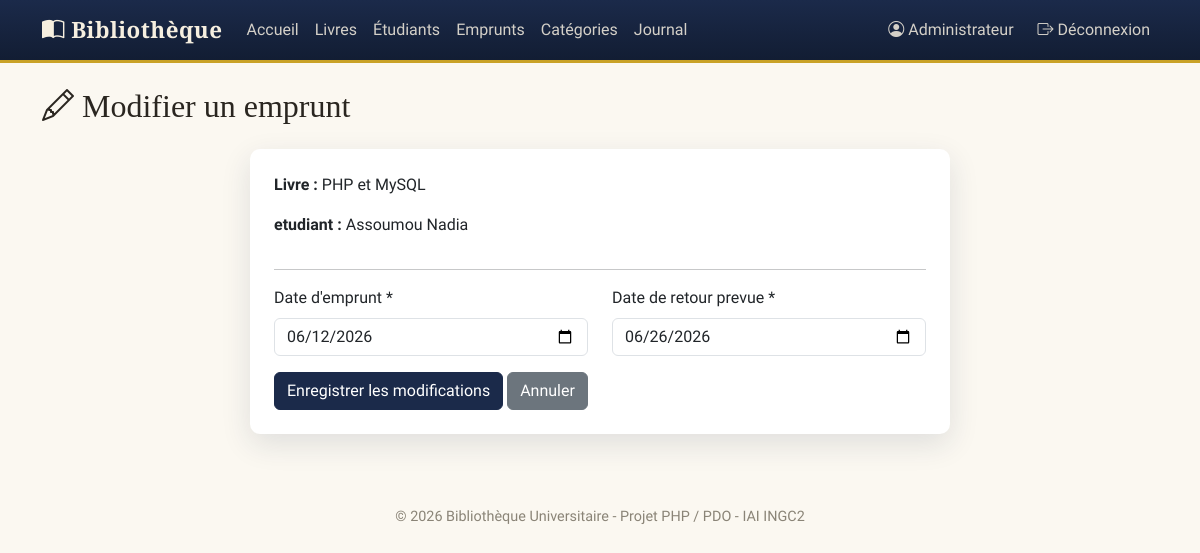
The app's page /views/emprunts/modifier.php?id=10 (signed in) with its own data.
### tables this page shows
CREATE TABLE emprunts (
    id INT AUTO_INCREMENT PRIMARY KEY,
    id_livre INT NOT NULL,
    id_etudiant INT NOT NULL,
    date_emprunt DATE NOT NULL,
    date_retour_prevue DATE NOT NULL,
    date_retour DATE NULL,
    statut VARCHAR(20) NOT NULL DEFAULT 'En cours',
    FOREIGN KEY (id_livre) REFERENCES livres(id),
    FOREIGN KEY (id_etudiant) REFERENCES etudiants(id)
);

CREATE TABLE livres (
    id INT AUTO_INCREMENT PRIMARY KEY,
    titre VARCHAR(150) NOT NULL,
    auteur VARCHAR(100) NOT NULL,
    isbn VARCHAR(20),
    annee INT,
    quantite INT NOT NULL DEFAULT 0,
    id_categorie INT NULL,
    couverture VARCHAR(255) NULL,
    FOREIGN KEY (id_categorie) REFERENCES categories(id)
);

CREATE TABLE etudiants (
    id INT AUTO_INCREMENT PRIMARY KEY,
    nom VARCHAR(50) NOT NULL,
    prenom VARCHAR(50) NOT NULL,
    email VARCHAR(100),
    telephone VARCHAR(30),
    filiere VARCHAR(100)
);

### models/emprunts.php (called while the page is built, shortened)
<?php
function db_emprunt_requete_base(): string
{
    return 'SELECT emprunts.*, livres.titre AS livre_titre,
                   etudiants.nom AS etudiant_nom, etudiants.prenom AS etudiant_prenom
            FROM emprunts
            INNER JOIN livres ON emprunts.id_livre = livres.id
            INNER JOIN etudiants ON emprunts.id_etudiant = etudiants.id';
}
function db_emprunt_trouver(int $id)
{
    $pdo = get_pdo();
    $sql = db_emprunt_requete_base() . ' WHERE emprunts.id = :id LIMIT 1';
    $stmt = $pdo->prepare($sql);
    $stmt->bindValue(':id', $id, PDO::PARAM_INT);
    $stmt->execute();
    return $stmt->fetch();
}

### config/helpers.php (called while the page is built, shortened)
<?php
function e(?string $valeur): string
{
    return htmlspecialchars($valeur ?? '', ENT_QUOTES, 'UTF-8');
}

### views/emprunts/modifier.php (the view, shortened to what this page needs)
<?php
require_once __DIR__ . '/../../config/helpers.php';
require_once __DIR__ . '/../../controllers/emprunts.php';
$id = filter_var($_GET['id'] ?? '', FILTER_VALIDATE_INT);
$emprunt = db_emprunt_trouver($id);
$valeurs = [
    'date_emprunt'       => $emprunt['date_emprunt'],
    'date_retour_prevue' => $emprunt['date_retour_prevue'],
];
require __DIR__ . '/../_header.php';
?>
<h2 class="mb-4"><i class="bi bi-pencil"></i> Modifier un emprunt</h2>
<div class="card p-4 mx-auto" style="max-width: 700px;">
    <p><strong>Livre :</strong> <?php echo e($emprunt['livre_titre']); ?></p>
    <p><strong>etudiant :</strong> <?php echo e($emprunt['etudiant_nom'] . ' ' . $emprunt['etudiant_prenom']); ?></p>
    <hr>
    <form method="POST" novalidate>
        <div class="row">
            <div class="col-md-6 mb-3">
                <label class="form-label">Date d'emprunt *</label>
                <input type="date" name="date_emprunt" class="form-control" required
                       value="<?php echo e($valeurs['date_emprunt']); ?>">
            </div>
            <div class="col-md-6 mb-3">
                <label class="form-label">Date de retour prevue *</label>
                <input type="date" name="date_retour_prevue" class="form-control" required
                       value="<?php echo e($valeurs['date_retour_prevue']); ?>">
            </div>
        </div>
        <button type="submit" class="btn btn-primary">Enregistrer les modifications</button>
        <a href="liste.php" class="btn btn-secondary">Annuler</a>
    </form>
</div>
<?php require __DIR__ . '/../_footer.php'; ?>

### assets/css/style.css (style rules this page uses)
:root { --ink: #1B2A4A; --ink-deep: #121D33; --parchment: #F6EFE0; --parchment-2:#EFE4CC; --brass: #C9A227; --brass-dark: #9C7C1D; --burgundy: #7A2E2E; --burgundy-2: #5C2222; --sage: #5B7B6B; --charcoal: #2A2620; --paper: #FBF8F1; --font-display: 'Playfair Display', Georgia, serif; --font-body: 'Work Sans', 'Segoe UI', sans-serif; --radius: 10px; --shadow-soft: 0 10px 30px rgba(27, 42, 74, 0.12); }
body { background-color: var(--paper); font-family: var(--font-body); color: var(--charcoal); }
h1, h2, h3, h4, .brand, .stat-number { font-family: var(--font-display); }
.card { border: none; border-radius: var(--radius); box-shadow: var(--shadow-soft); }
.btn-primary { background-color: var(--ink); border-color: var(--ink); }

### records on screen
emprunts: id_livre.titre "PHP et MySQL", id_etudiant.prenom "Assoumou Nadia", date_emprunt "06/12/2026", date_retour_prevue "06/26/2026"

### other values on screen
$_SESSION['utilisateur_nom'] "Administrateur"
